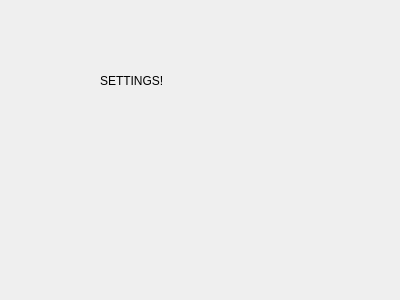
<?xml version="1.0" encoding="UTF-8"?>
<ui version="4.0">
 <class>SettingsUI</class>
 <widget class="QWidget" name="SettingsUI">
  <property name="geometry">
   <rect>
    <x>0</x>
    <y>0</y>
    <width>400</width>
    <height>300</height>
   </rect>
  </property>
  <property name="windowTitle">
   <string>Form</string>
  </property>
  <widget class="QLabel" name="label">
   <property name="geometry">
    <rect>
     <x>100</x>
     <y>70</y>
     <width>91</width>
     <height>21</height>
    </rect>
   </property>
   <property name="text">
    <string>SETTINGS!</string>
   </property>
  </widget>
 </widget>
 <resources/>
 <connections/>
</ui>
